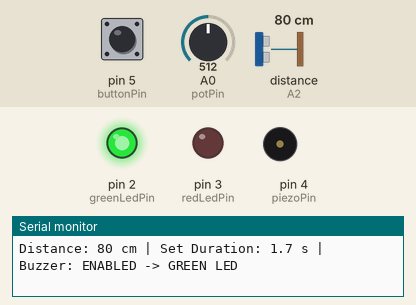
This sketch was run on a simulated Arduino Uno, built with avr-gcc and run on an emulated ATmega328P. Shown: output pins drawn as LEDs (lit = HIGH), buzzer (waves = sounding), the last lines printed to the serial monitor. Wiring (inferred from the names in the program): ultrasonic range finder: trigger A1; echo A2. The inputs (shaded band) are chosen by the test bench; at power-on: distance to the obstacle (sensor on A2) 80 cm, pin 5 (buttonPin) LOW, A0 (potPin) = 512. The echo pulse lasts 58.3 µs per cm; pins used as bus, display or sensor lines are not drawn.

Above: at 1.2 s.
1.3 s: distance to the obstacle (sensor on A2) set to 8 cm
4.3 s: distance to the obstacle (sensor on A2) set to 5 cm
At 5.1 s:
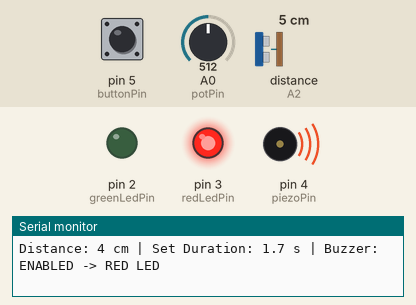
At 7.0 s:
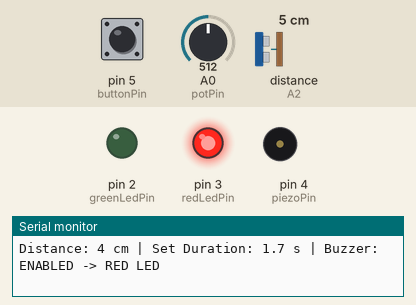
7.3 s: distance to the obstacle (sensor on A2) set to 9 cm
At 8.6 s:
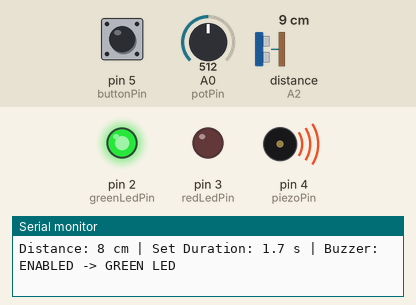
Timing chart, 0 to 10.5 s (numbered marks = the images above; inputs shaded):
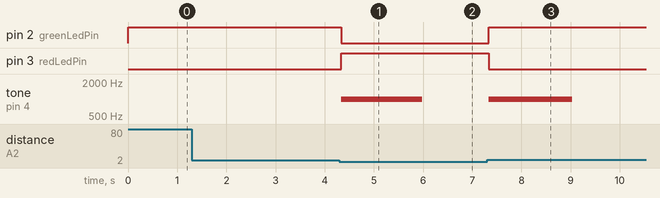

Measured:
- the behaviour switches between 7 and 6 cm on distance to the obstacle (sensor on A2) (found by bisection; images 0 and 1)
- after the input at 4.3 s, pin 2 (greenLedPin): HIGH → LOW at once; pin 3 (redLedPin): LOW → HIGH at once; tone on pin 4 (piezoPin): silent → 1000 Hz at once, → silent 1.7 s later
- after the input at 7.3 s, pin 2 (greenLedPin): LOW → HIGH at once; pin 3 (redLedPin): HIGH → LOW at once; tone on pin 4 (piezoPin): silent → 1000 Hz at once, → silent 1.7 s later

The sketch:

proximity_monitoring_circuit_project.ino
```cpp
/*
 * Sistema embebido de monitoreo de proximidad y alerta multimodal
 * Universidad de San Buenaventura, sede Bogota
 * Plataforma: Arduino Uno (ATmega328P)
 *
 * A1 -> HC-SR04 Trig              D2 -> LED verde (220 ohm)
 * A2 -> HC-SR04 Echo              D3 -> LED rojo (220 ohm)
 * A0 -> Potenciometro (duracion)  D4 -> Zumbador piezoelectrico
 *                                 D5 -> Pulsador con pull-down
 */
const int trigPin     = A1;
const int echoPin     = A2;
const int greenLedPin = 2;
const int redLedPin   = 3;
const int piezoPin    = 4;
const int buttonPin   = 5;
const int potPin      = A0;

// Distance threshold (cm) to enter / exit the "inside" state
const int enterThreshold = 5;
const int exitThreshold  = 5;

bool isInside = false;
bool wasInside = false;
bool firstReading = true;

// Buzzer mute/unmute button with debounce
bool buzzerEnabled = true;
int buttonState = LOW;
int lastButtonReading = LOW;
unsigned long lastDebounceTime = 0;
const unsigned long debounceDelay = 150;

// Non-blocking buzzer: it is turned off with millis(), not delay()
unsigned long buzzerStartTime = 0;
unsigned long activeBeepDuration = 1000;
bool isBeeping = false;

void setup() {
  pinMode(trigPin, OUTPUT);
  pinMode(echoPin, INPUT);
  pinMode(buttonPin, INPUT);   // External pull-down resistor used
  pinMode(greenLedPin, OUTPUT);
  pinMode(redLedPin, OUTPUT);
  pinMode(piezoPin, OUTPUT);

  digitalWrite(greenLedPin, HIGH);
  digitalWrite(redLedPin, LOW);

  Serial.begin(9600);
}

void loop() {
  int reading = digitalRead(buttonPin);
  if (reading != lastButtonReading) {
    lastDebounceTime = millis();
  }

  if ((millis() - lastDebounceTime) > debounceDelay) {
    if (reading != buttonState) {
      buttonState = reading;

      if (buttonState == HIGH) {
        buzzerEnabled = !buzzerEnabled;
        if (!buzzerEnabled) {
          noTone(piezoPin);
          isBeeping = false;
        }
      }
    }
  }
  lastButtonReading = reading;

  // The potentiometer sets the alert duration (0.3 s to 3 s)
  int potValue = analogRead(potPin);
  unsigned long selectedDuration = map(potValue, 0, 1023, 300, 3000);

  if (isBeeping && (millis() - buzzerStartTime >= activeBeepDuration)) {
    noTone(piezoPin);
    isBeeping = false;
  }

  long distance = measureDistanceCM(trigPin, echoPin);

  if (distance > 0 && distance <= enterThreshold) {
    isInside = true;
  } else if (distance >= exitThreshold) {
    isInside = false;
  }

  // Telemetry over UART
  Serial.print("Distance: ");
  Serial.print(distance);
  Serial.print(" cm | Set Duration: ");
  Serial.print(selectedDuration / 1000.0, 1);
  Serial.print(" s | Buzzer: ");
  Serial.print(buzzerEnabled ? "ENABLED" : "DISABLED");
  Serial.print(" -> ");
  Serial.println(isInside ? "RED LED" : "GREEN LED");

  // firstReading avoids a false alert at startup
  if (firstReading) {
    wasInside = isInside;
    firstReading = false;
  } else if (isInside != wasInside) {
    if (isInside) {
      digitalWrite(redLedPin, HIGH);
      digitalWrite(greenLedPin, LOW);
    } else {
      digitalWrite(redLedPin, LOW);
      digitalWrite(greenLedPin, HIGH);
    }

    if (buzzerEnabled) {
      activeBeepDuration = selectedDuration;
      tone(piezoPin, 1000);
      buzzerStartTime = millis();
      isBeeping = true;
    }

    wasInside = isInside;
  }

  delay(50);
}

long measureDistanceCM(int trig, int echo) {
  digitalWrite(trig, LOW);
  delayMicroseconds(2);
  digitalWrite(trig, HIGH);
  delayMicroseconds(10);   // 10 us trigger pulse for the HC-SR04
  digitalWrite(trig, LOW);

  long duration = pulseIn(echo, HIGH, 20000);   // 20 ms timeout
  if (duration == 0) return 999;
  return duration / 29 / 2;
}
```
